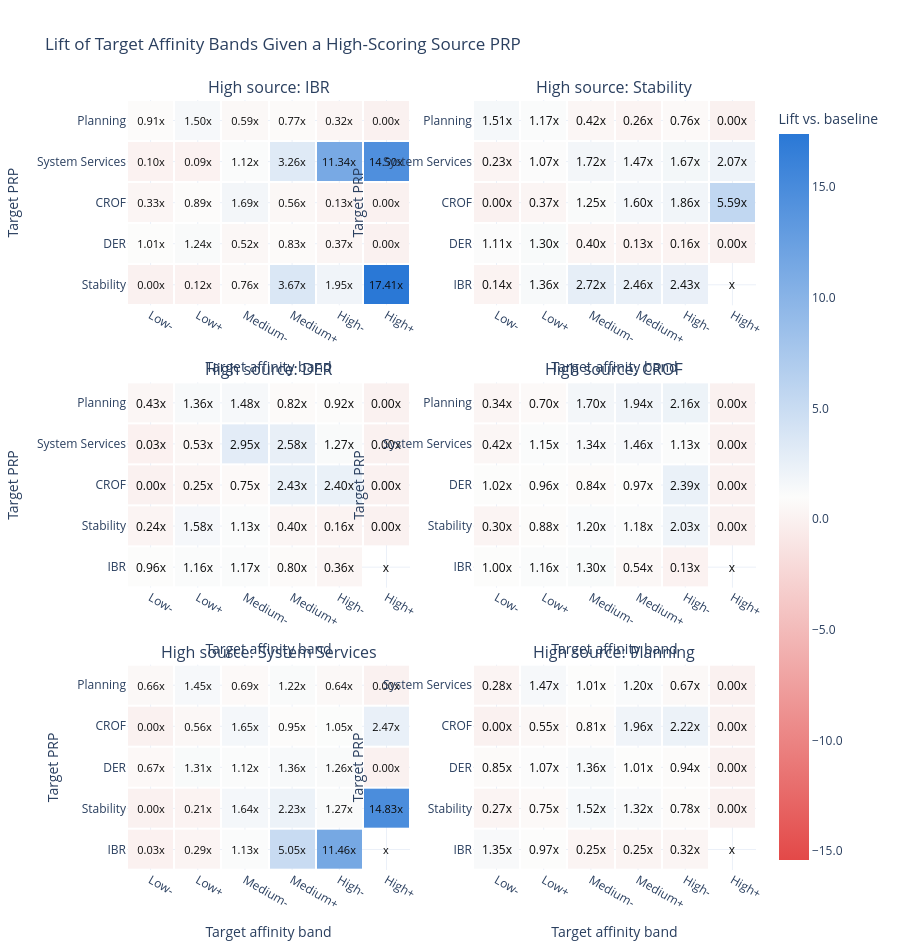

Notebook code for this chart:
### Code cell
lift_heatmap_figure = make_subplots(
    rows=3,
    cols=2,
    subplot_titles=[f"High source: {source_prp}" for source_prp in programme_order],
    vertical_spacing=0.1,
)

for index, source_prp in enumerate(programme_order):
    source_prp_lift_heatmap = (
        source_target_band_diversification_summary
        .query("Source_PRP == @source_prp")
        .pivot(
            index="Target_PRP",
            columns="Affinity_Band",
            values="Lift_vs_Target_PRP_Baseline",
        )
        .reindex(
            index=[prp for prp in programme_order if prp != source_prp],
            columns=target_band_order,
        )
    )

    lift_heatmap_figure.add_trace(
        go.Heatmap(
            z=source_prp_lift_heatmap,
            x=source_prp_lift_heatmap.columns,
            y=source_prp_lift_heatmap.index,
            coloraxis="coloraxis",
            texttemplate="%{z:.2f}x",
            textfont={"color": "#0b0b0b"},
            xgap=2,
            ygap=2,
            hovertemplate=(
                f"High source PRP: {source_prp}<br>"
                "Target PRP: %{y}<br>"
                "Affinity band: %{x}<br>"
                "Lift: %{z:.2f}x<extra></extra>"
            ),
        ),
        row=index // 2 + 1,
        col=index % 2 + 1,
    )

lift_heatmap_figure.update_layout(
    title="Lift of Target Affinity Bands Given a High-Scoring Source PRP",
    height=950,
    template="plotly_white",
    coloraxis={
        "colorscale": [
            [0, "#e34948"],
            [0.5, "#fcfcfb"],
            [1, "#2a78d6"],
        ],
        "cmin": 0,
        "cmid": 1,
        "colorbar": {"title": "Lift vs. baseline", "tickformat": ".1f"},
    },
)
lift_heatmap_figure.update_xaxes(title_text="Target affinity band")
lift_heatmap_figure.update_yaxes(title_text="Target PRP")
lift_heatmap_figure.show()

### Figure 1 — Plotly figure (JSON) as saved in the notebook; plotly's stock layout.template omitted (floating-point values rounded to 4 significant figures)
{"data": [{"coloraxis": "coloraxis", "hovertemplate": "High source PRP: IBR<br>Target PRP: %{y}<br>Affinity band: %{x}<br>Lift: %{z:.2f}x<extra></extra>", "textfont": {"color": "#0b0b0b"}, "texttemplate": "%{z:.2f}x", "type": "heatmap", "x": ["Low-", "Low+", "Medium-", "Medium+", "High-", "High+"], "xaxis": "x", "xgap": 2, "y": ["Stability", "DER", "CROF", "System Services", "Planning"], "yaxis": "y", "ygap": 2, "z": [[0.0, 0.1204, 0.7648, 3.67, 1.953, 17.41], [1.01, 1.238, 0.5215, 0.8348, 0.3688, 0.0], [0.328, 0.8917, 1.687, 0.557, 0.1315, 0.0], [0.1026, 0.08579, 1.12, 3.264, 11.34, 14.5], [0.9104, 1.497, 0.5896, 0.7731, 0.3235, 0.0]]}, {"coloraxis": "coloraxis", "hovertemplate": "High source PRP: Stability<br>Target PRP: %{y}<br>Affinity band: %{x}<br>Lift: %{z:.2f}x<extra></extra>", "textfont": {"color": "#0b0b0b"}, "texttemplate": "%{z:.2f}x", "type": "heatmap", "x": ["Low-", "Low+", "Medium-", "Medium+", "High-", "High+"], "xaxis": "x2", "xgap": 2, "y": ["IBR", "DER", "CROF", "System Services", "Planning"], "yaxis": "y2", "ygap": 2, "z": [[0.1378, 1.357, 2.72, 2.459, 2.432, NaN], [1.114, 1.303, 0.3973, 0.1342, 0.158, 0.0], [0.0, 0.3726, 1.249, 1.601, 1.859, 5.595], [0.2309, 1.066, 1.717, 1.47, 1.674, 2.072], [1.511, 1.17, 0.4212, 0.2603, 0.7626, 0.0]]}, {"coloraxis": "coloraxis", "hovertemplate": "High source PRP: DER<br>Target PRP: %{y}<br>Affinity band: %{x}<br>Lift: %{z:.2f}x<extra></extra>", "textfont": {"color": "#0b0b0b"}, "texttemplate": "%{z:.2f}x", "type": "heatmap", "x": ["Low-", "Low+", "Medium-", "Medium+", "High-", "High+"], "xaxis": "x3", "xgap": 2, "y": ["IBR", "Stability", "CROF", "System Services", "Planning"], "yaxis": "y3", "ygap": 2, "z": [[0.9629, 1.165, 1.172, 0.7979, 0.3596, NaN], [0.2448, 1.579, 1.134, 0.3986, 0.1591, 0.0], [0.0, 0.2542, 0.7497, 2.429, 2.399, 0.0], [0.02926, 0.5284, 2.948, 2.577, 1.273, 0.0], [0.426, 1.356, 1.479, 0.8187, 0.9225, 0.0]]}, {"coloraxis": "coloraxis", "hovertemplate": "High source PRP: CROF<br>Target PRP: %{y}<br>Affinity band: %{x}<br>Lift: %{z:.2f}x<extra></extra>", "textfont": {"color": "#0b0b0b"}, "texttemplate": "%{z:.2f}x", "type": "heatmap", "x": ["Low-", "Low+", "Medium-", "Medium+", "High-", "High+"], "xaxis": "x4", "xgap": 2, "y": ["IBR", "Stability", "DER", "System Services", "Planning"], "yaxis": "y4", "ygap": 2, "z": [[0.9979, 1.157, 1.296, 0.5379, 0.1276, NaN], [0.304, 0.8768, 1.197, 1.185, 2.032, 0.0], [1.019, 0.9583, 0.8442, 0.9713, 2.388, 0.0], [0.4153, 1.153, 1.343, 1.456, 1.129, 0.0], [0.3401, 0.6951, 1.702, 1.944, 2.16, 0.0]]}, {"coloraxis": "coloraxis", "hovertemplate": "High source PRP: System Services<br>Target PRP: %{y}<br>Affinity band: %{x}<br>Lift: %{z:.2f}x<extra></extra>", "textfont": {"color": "#0b0b0b"}, "texttemplate": "%{z:.2f}x", "type": "heatmap", "x": ["Low-", "Low+", "Medium-", "Medium+", "High-", "High+"], "xaxis": "x5", "xgap": 2, "y": ["IBR", "Stability", "DER", "CROF", "Planning"], "yaxis": "y5", "ygap": 2, "z": [[0.03044, 0.29, 1.133, 5.046, 11.46, NaN], [0.0, 0.2051, 1.636, 2.233, 1.267, 14.83], [0.674, 1.308, 1.119, 1.363, 1.257, 0.0], [0.0, 0.557, 1.655, 0.949, 1.045, 2.471], [0.6629, 1.451, 0.692, 1.223, 0.6431, 0.0]]}, {"coloraxis": "coloraxis", "hovertemplate": "High source PRP: Planning<br>Target PRP: %{y}<br>Affinity band: %{x}<br>Lift: %{z:.2f}x<extra></extra>", "textfont": {"color": "#0b0b0b"}, "texttemplate": "%{z:.2f}x", "type": "heatmap", "x": ["Low-", "Low+", "Medium-", "Medium+", "High-", "High+"], "xaxis": "x6", "xgap": 2, "y": ["IBR", "Stability", "DER", "CROF", "System Services"], "yaxis": "y6", "ygap": 2, "z": [[1.349, 0.9746, 0.2471, 0.2503, 0.3223, NaN], [0.2742, 0.7485, 1.524, 1.317, 0.7841, 0.0], [0.8526, 1.066, 1.362, 1.013, 0.9424, 0.0], [0.0, 0.5469, 0.8063, 1.959, 2.217, 0.0], [0.2754, 1.473, 1.013, 1.198, 0.6653, 0.0]]}], "layout": {"annotations": [{"font": {"size": 16}, "showarrow": false, "text": "High source: IBR", "x": 0.225, "xanchor": "center", "xref": "paper", "y": 1, "yanchor": "bottom", "yref": "paper"}, {"font": {"size": 16}, "showarrow": false, "text": "High source: Stability", "x": 0.775, "xanchor": "center", "xref": "paper", "y": 1, "yanchor": "bottom", "yref": "paper"}, {"font": {"size": 16}, "showarrow": false, "text": "High source: DER", "x": 0.225, "xanchor": "center", "xref": "paper", "y": 0.6333, "yanchor": "bottom", "yref": "paper"}, {"font": {"size": 16}, "showarrow": false, "text": "High source: CROF", "x": 0.775, "xanchor": "center", "xref": "paper", "y": 0.6333, "yanchor": "bottom", "yref": "paper"}, {"font": {"size": 16}, "showarrow": false, "text": "High source: System Services", "x": 0.225, "xanchor": "center", "xref": "paper", "y": 0.2667, "yanchor": "bottom", "yref": "paper"}, {"font": {"size": 16}, "showarrow": false, "text": "High source: Planning", "x": 0.775, "xanchor": "center", "xref": "paper", "y": 0.2667, "yanchor": "bottom", "yref": "paper"}], "coloraxis": {"cmid": 1, "cmin": 0, "colorbar": {"tickformat": ".1f", "title": {"text": "Lift vs. baseline"}}, "colorscale": [[0, "#e34948"], [0.5, "#fcfcfb"], [1, "#2a78d6"]]}, "height": 950, "title": {"text": "Lift of Target Affinity Bands Given a High-Scoring Source PRP"}, "xaxis": {"anchor": "y", "domain": [0, 0.45], "title": {"text": "Target affinity band"}}, "xaxis2": {"anchor": "y2", "domain": [0.55, 1], "title": {"text": "Target affinity band"}}, "xaxis3": {"anchor": "y3", "domain": [0, 0.45], "title": {"text": "Target affinity band"}}, "xaxis4": {"anchor": "y4", "domain": [0.55, 1], "title": {"text": "Target affinity band"}}, "xaxis5": {"anchor": "y5", "domain": [0, 0.45], "title": {"text": "Target affinity band"}}, "xaxis6": {"anchor": "y6", "domain": [0.55, 1], "title": {"text": "Target affinity band"}}, "yaxis": {"anchor": "x", "domain": [0.7333, 1], "title": {"text": "Target PRP"}}, "yaxis2": {"anchor": "x2", "domain": [0.7333, 1], "title": {"text": "Target PRP"}}, "yaxis3": {"anchor": "x3", "domain": [0.3667, 0.6333], "title": {"text": "Target PRP"}}, "yaxis4": {"anchor": "x4", "domain": [0.3667, 0.6333], "title": {"text": "Target PRP"}}, "yaxis5": {"anchor": "x5", "domain": [0, 0.2667], "title": {"text": "Target PRP"}}, "yaxis6": {"anchor": "x6", "domain": [0, 0.2667], "title": {"text": "Target PRP"}}}}
